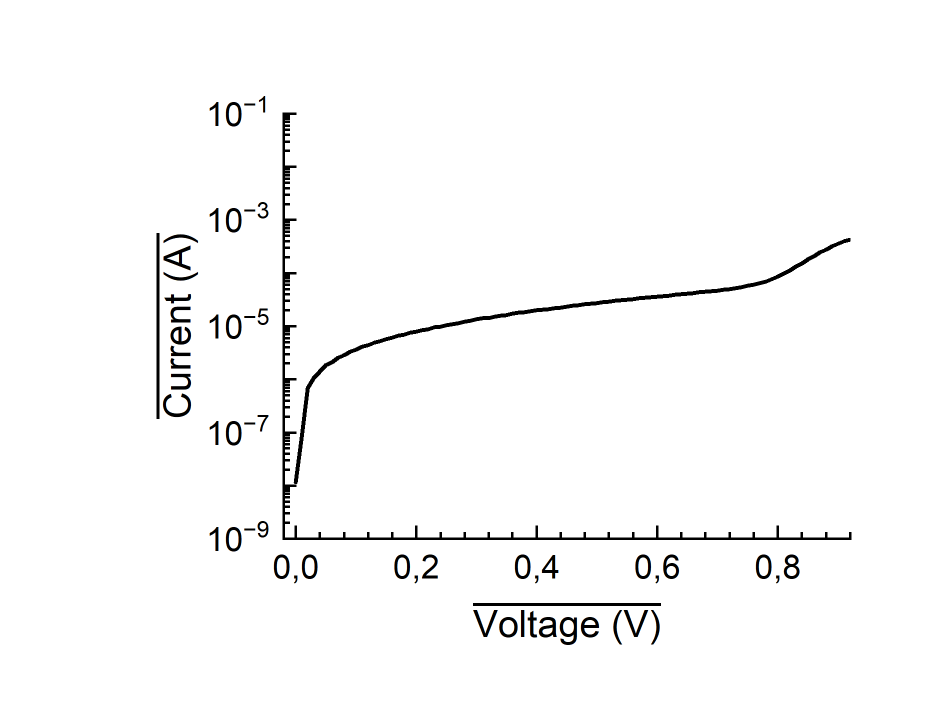
#> input picture Prototypes/PlotLab/experiments/origin-reference/exports/01-log10.png, 1889 x 1417 px (shown at 1/2 size); its folder holds only this picture in this run
$ python contact_sheet.py
#> lines starting #> are read from the running program, lines starting #| are printed output that depends on the picture
from pathlib import Path
from PIL import Image,ImageDraw
root=Path(__file__).resolve().parent
files=sorted((root/'exports').glob('*.png'))
for batch in range(0,len(files),4):
 canvas=Image.new('RGB',(1200,950),'#dddddd');draw=ImageDraw.Draw(canvas)
#> after `canvas = Image.new('RGB', (1200, 950), '#dddddd')`: canvas: PIL image 1200x950 RGB; every value is 221
 for i,path in enumerate(files[batch:batch+4]):
  im=Image.open(path).convert('RGB');im.thumbnail((590,440))
#> further down, im is the input picture: PIL image 1889x1417 RGB; mean R, G, B 249.6, 249.6, 249.6
#> after `im.thumbnail((590, 440))`:
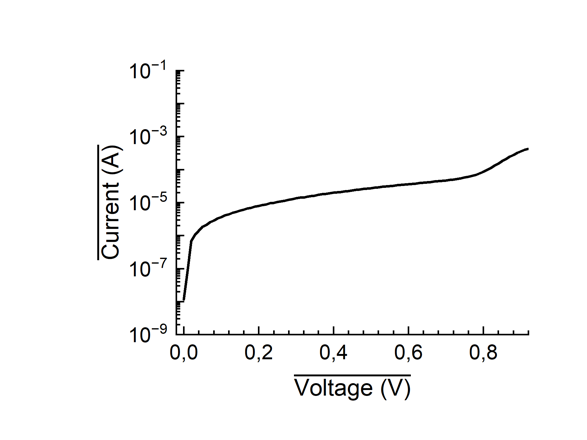
#> im: PIL image 587x440 RGB; mean R, G, B 249.6, 249.6, 249.6
  x=(i%2)*600;y=(i//2)*475
  draw.text((x+10,y+5),path.stem,fill='black')
  canvas.paste(im,(x+(600-im.width)//2,y+25))
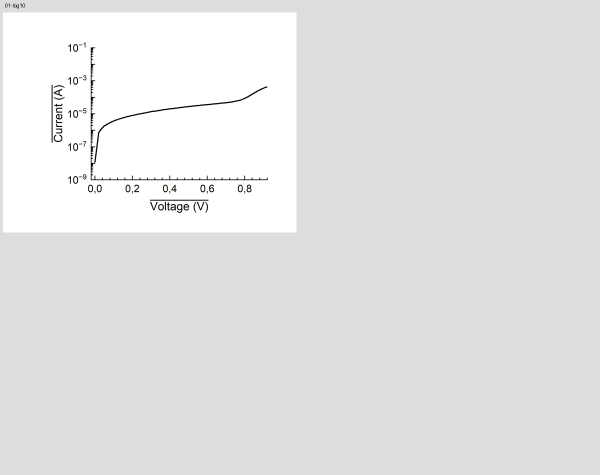
#> canvas: PIL image 1200x950 RGB (shown at 1/2 size); mean R, G, B 227.5, 227.5, 227.5
 canvas.save(root/'build'/f'contact-{batch//4+1:02}.png')

$ run again, on Prototypes/PlotLab/experiments/origin-reference/exports/05-tick-in.png
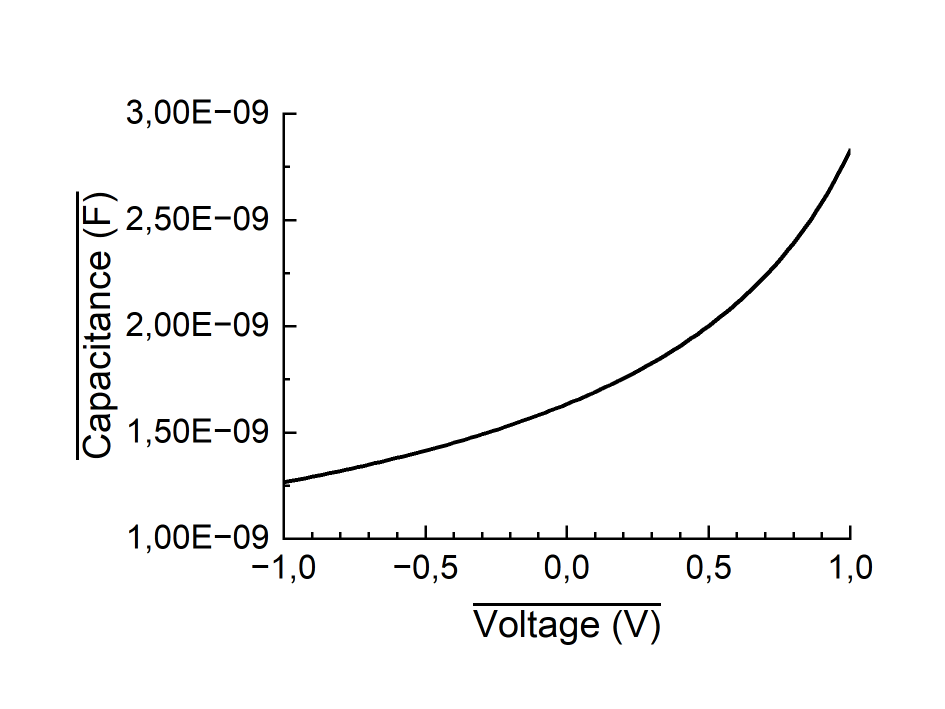
#> input picture Prototypes/PlotLab/experiments/origin-reference/exports/05-tick-in.png, 1889 x 1417 px (shown at 1/2 size)
#> im is the input picture: PIL image 1889x1417 RGB; mean R, G, B 248.2, 248.2, 248.2
#> `im.thumbnail((590, 440))`:
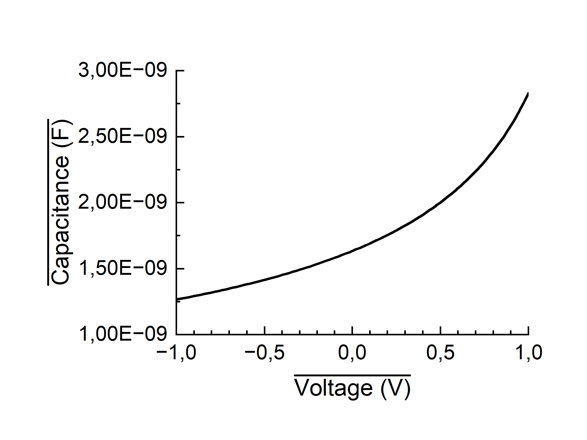
#> im: PIL image 587x440 RGB; mean R, G, B 248.1, 248.1, 248.1
#> `canvas.paste(im,(x+(600-im.width)//2,y+25))`:
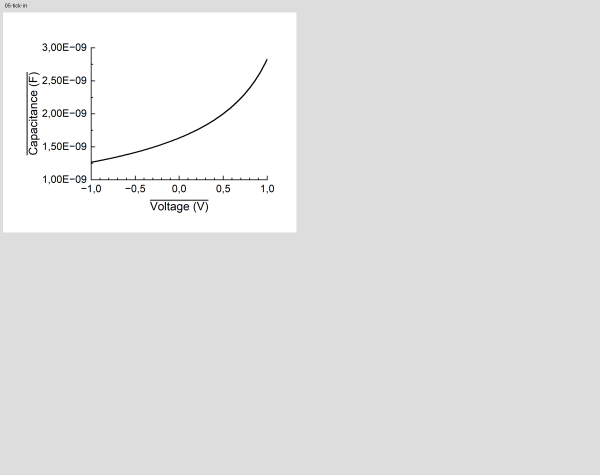
#> canvas: PIL image 1200x950 RGB (shown at 1/2 size); mean R, G, B 227.1, 227.1, 227.1
